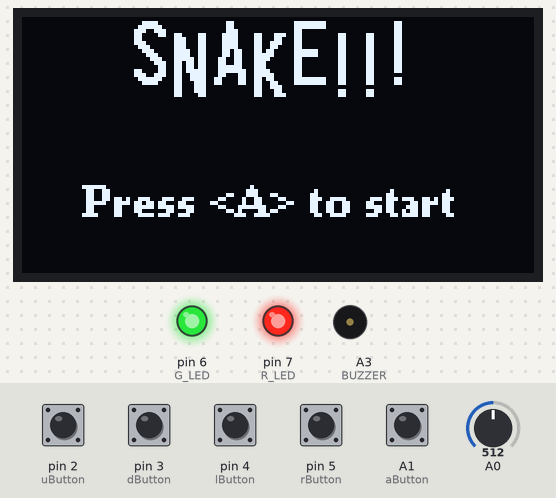
This sketch was run on a simulated Arduino Uno, built with avr-gcc and run on an emulated ATmega328P. Shown: 128×64 one-colour display, output pins drawn as LEDs (lit = HIGH), buzzer (waves = sounding). The test bench sets the inputs (shaded band); at power-on: A1 (aButton), pin 2 (uButton), pin 3 (dButton), pin 4 (lButton), pin 5 (rButton) HIGH, A0 = 512. Random numbers use the default seed unless the sketch sets one.

Above: at 1.2 s.
1.3 s: A1 (aButton) pulled LOW for 0.15 s
At 3.2 s:
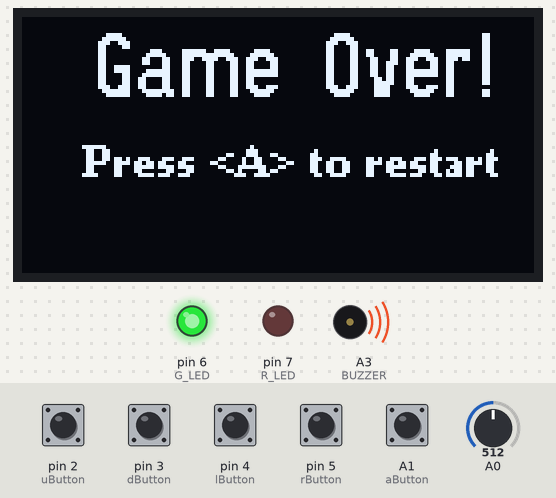
3.5 s: A1 (aButton) pulled LOW for 1 s
At 4.67 s:
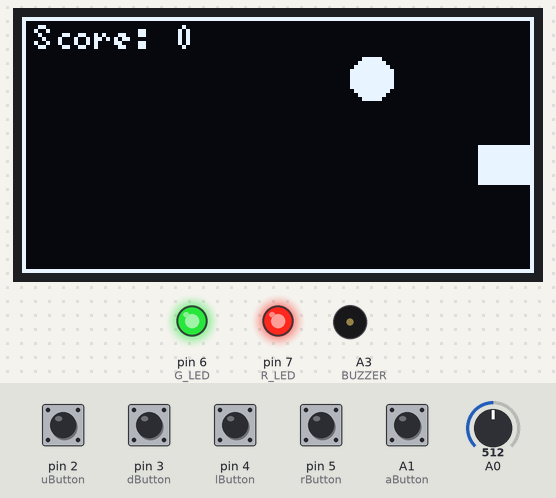
Timing chart, 0 to 7.3 s (numbered marks = the images above; inputs shaded):
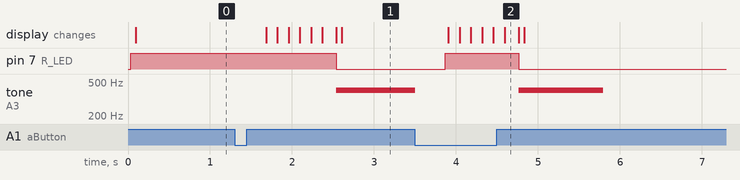

The sketch:

Snake_Game.ino
```cpp
#include <Wire.h>
#include <U8g2lib.h>
#include <EEPROM.h>

// Initialize the display
U8G2_SH1106_128X64_NONAME_F_HW_I2C u8g2(U8G2_R0, /* reset=*/ U8X8_PIN_NONE); // uncomment for high quality
//U8G2_SH1106_128X64_NONAME_1_HW_I2C u8g2(U8G2_R0, /* reset=*/ U8X8_PIN_NONE); // uncomment for less RAM usage


#define uButton 2
#define dButton 3
#define lButton 4
#define rButton 5
#define R_LED 7
#define G_LED 6
#define BUZZER A3
#define aButton A1

#define snakeSize 10

byte snakeX[75], snakeY[75];
byte snakeLength;
byte foodX, foodY;
byte direction = 0;
byte changeDirection = 0;
bool gameOver = false;
bool hasStarted = false;

void setup() {
  /* uncomment the following line the first time you upload to reset EEPROM. Then, once uploaded, comment the line again and re-upload, to prevent the high score
  * being reset every setup()
   */
  //EEPROM.write(0, 0);  // Reset high score once
  randomSeed(analogRead(A0));
  u8g2.begin();

  pinMode(uButton, INPUT_PULLUP);
  pinMode(dButton, INPUT_PULLUP);
  pinMode(lButton, INPUT_PULLUP);
  pinMode(rButton, INPUT_PULLUP);
  pinMode(R_LED, OUTPUT);
  pinMode(G_LED, OUTPUT);
  pinMode(BUZZER, OUTPUT);
  pinMode(aButton, INPUT_PULLUP);

  digitalWrite(G_LED, HIGH);
  digitalWrite(R_LED, HIGH);
}

void loop() {
  static bool wasGameOver = false;
  static unsigned long int k = 0;

  // ----------- START SCREEN ------------
  if (!hasStarted) {
    u8g2.clearBuffer();
    u8g2.setFont(u8g2_font_logisoso16_tr);

    u8g2.drawStr(27,17,  "S");
    u8g2.drawStr(37,20,  "N");
    u8g2.drawStr(47,17,  "A");
    u8g2.drawStr(57,20,  "K");
    u8g2.drawStr(67,17,  "E");
    u8g2.drawStr(77,20, "!");
    u8g2.drawStr(84,20, "!");
    u8g2.drawStr(91,17, "!");

    u8g2.setFont(u8g2_font_ncenB08_tr);
    u8g2.setCursor(15, 50);
    u8g2.print(F("Press <A> to start"));
    u8g2.sendBuffer();

    if (!digitalRead(aButton)) {
      hasStarted = true;
      resetGame();
      delay(300); // debounce
    }
    return;
  }

  if (gameOver) {
    // Static local variables inside gameOver block
    static int buzzerTimer = 0;
    static bool highScoreChecked = false;
    static bool showHighScore = false;
    static byte highScore = 0;

    // Detect rising edge of gameOver state
    if (!wasGameOver) {
      // Just entered gameOver state, reset statics
      buzzerTimer = 0;
      highScoreChecked = false;
      showHighScore = false;
      highScore = 0;
    }

    if (!highScoreChecked) {
      byte storedScore = EEPROM.read(0);
      byte currentScore = snakeLength - 2;
      if (currentScore > storedScore) {
        EEPROM.write(0, currentScore);
        highScore = currentScore;
        showHighScore = true;
      } else {
        showHighScore = false;
      }
      highScoreChecked = true;
    }

    if (!digitalRead(aButton)) {
      gameOver = false;
      resetGame();
      hasStarted = true;
      noTone(BUZZER);
      delay(300);
      // Also update wasGameOver so next frame it knows we left gameOver state
      wasGameOver = false;
      return; // immediately exit so loop continues fresh next time
    }

    if (buzzerTimer < 15) {  // about 1 second at 34ms delay + calculation time
      tone(BUZZER, 400);
      buzzerTimer++;
    } else {
      noTone(BUZZER);
    }

    digitalWrite(R_LED, LOW);

    u8g2.clearBuffer();
    u8g2.setFont(u8g2_font_logisoso16_tr);
    u8g2.setCursor(18, 20);
    u8g2.print(F("Game Over!"));

    u8g2.setFont(u8g2_font_ncenB08_tr);
    u8g2.setCursor(15, 40);
    u8g2.print(F("Press <A> to restart"));

    if (showHighScore) {
      u8g2.setCursor(12, 60);
      u8g2.print(F("New High Score: "));
      u8g2.print(highScore);
    }

    u8g2.sendBuffer();

    wasGameOver = true;  // Remember state for next frame
    return;
  } else {
    wasGameOver = false; // Update if we are not in game over state
  }


  // ----------- MAIN GAME LOOP ------------
  readJoystick();

  if (!(k % 3)) {
    digitalWrite(G_LED, HIGH);
    noTone(BUZZER);
    digitalWrite(R_LED, HIGH);

    // Update direction safely
    if (changeDirection == 0 && direction != 2) direction = 0;
    else if (changeDirection == 2 && direction != 0) direction = 2;
    else if (changeDirection == 3 && direction != 1) direction = 3;
    else if (changeDirection == 1 && direction != 3) direction = 1;

    moveSnake();
    checkCollision();
    draw();
  }

  delay(34);
  k++;
}

void readJoystick() {
  if (!digitalRead(rButton))
  {changeDirection = 0;}
  else if (!digitalRead(lButton))
  {changeDirection = 2;}
  else if (!digitalRead(uButton))
  {changeDirection = 3;}
  else if (!digitalRead(dButton))
  {changeDirection = 1;}
}

void moveSnake() {
  byte newX = snakeX[0];
  byte newY = snakeY[0];

  switch (direction) {
    case 0: newX += snakeSize; break;
    case 1: newY += snakeSize; break;
    case 2: newX -= snakeSize; break;
    case 3: newY -= snakeSize; break;
  }

  for (byte i = snakeLength; i > 0; i--) {
    snakeX[i] = snakeX[i - 1];
    snakeY[i] = snakeY[i - 1];
  }

  snakeX[0] = newX;
  snakeY[0] = newY;
}

void checkCollision() {
  if (((snakeX[0] <= foodX + 5) && (snakeX[0] >= foodX - 5)) &&
      ((snakeY[0] >= foodY - 5) && (snakeY[0] <= foodY + 5))) {
    snakeLength++;
    spawnFood();
    digitalWrite(G_LED, LOW);
    tone(BUZZER, 600);
  }

  if (snakeX[0] < 0 || snakeX[0] >= 128 || snakeY[0] < 0 || snakeY[0] >= 64) {
    gameOver = true;
  }

  for (byte i = 1; i < snakeLength; i++) {
    if (snakeX[0] == snakeX[i] && snakeY[0] == snakeY[i]) {
      gameOver = true;
    }
  }
}

void draw() {
  u8g2.firstPage();
  do {
    u8g2.setDrawColor(1);
    u8g2.drawFrame(0, 0, 128, 64);

    // Draw the snake
    for (byte i = 0; i < snakeLength; i++) {
      u8g2.drawBox(snakeX[i], snakeY[i], snakeSize, snakeSize);
    }

    // Draw round food
    u8g2.drawDisc(2 + foodX + (snakeSize / 2), foodY + snakeSize / 2, snakeSize / 2);

    // Display the score
    u8g2.setFont(u8g2_font_5x8_tr); // Small readable font
    u8g2.setCursor(3, 8);
    u8g2.print(F("Score: "));
    u8g2.print(snakeLength - 2); // Score starts at 0
  } while (u8g2.nextPage());
}

void spawnFood() {
  foodX = random(0, 128 / snakeSize) * snakeSize;
  foodY = random(0, 64 / snakeSize) * snakeSize;
}

void resetGame() {
  randomSeed(analogRead(A0));
  snakeLength = 2;
  snakeX[0] = 64;
  snakeY[0] = 32;
  snakeX[1] = snakeX[0] - snakeSize;
  snakeY[1] = snakeY[0];
  direction = 0;
  changeDirection = 0;
  gameOver = false;
  spawnFood();
}
```

Measured:
- after the input at 1.3 s, pin 7 (R_LED): HIGH → LOW after 1.2 s; tone on A3 (BUZZER): silent → 400 Hz after 1.2 s; the display: first changes after 0.38 s (image 1 shows a later state)
- after the input at 3.5 s, pin 7 (R_LED): LOW → HIGH after 0.37 s, → LOW 0.89 s later; the display: first changes after 0.41 s (image 2 shows a later state)
